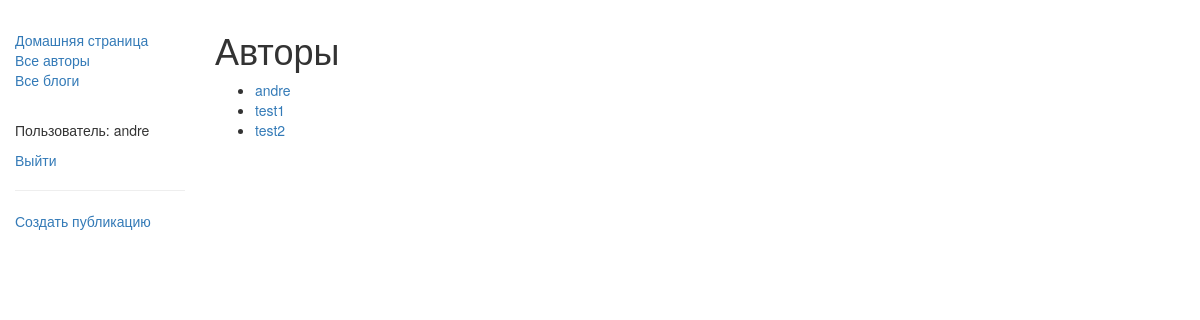
Screenshot of /blog/bloggers/ (signed in) with the database file from the repository.
### blog/models.py (models this page shows, shortened)
class Author(models.Model):
    user = models.OneToOneField(User, on_delete=models.SET_NULL, null=True)
    summary = models.TextField(max_length=500, help_text='Введите описание автора:')
    class Meta:
        ordering = ['user', 'summary']
    def get_absolute_url(self):
        return reverse('author-detail', args=[str(self.user.id)])

### blog/views.py (the view)
# urls.py: path('bloggers/', views.AuthorListView.as_view(), name='bloggers'),
class AuthorListView(generic.ListView):
    model = Author

### blog/templates/blog/author_list.html
{% extends "base_generic.html" %}
{% block content %}
    <h1>Авторы</h1>
    {% if author_list %}
    <ul>
      {% for author in author_list %}
      <li>
        <a href="{{ author.get_absolute_url }}">{{ author.user.username }}</a>
      </li>
      {% endfor %}
    </ul>
    {% else %}
      <p> Авторов нет.</p>
    {% endif %}
{% endblock %}

### blog/templates/base_generic.html (shortened to what this page needs)
<!DOCTYPE html>
<html lang="en">
<head>
  <link rel="stylesheet" href="https://maxcdn.bootstrapcdn.com/bootstrap/3.3.7/css/bootstrap.min.css">
  {% load static %}
  <link rel="stylesheet" href="{% static 'css/styles.css' %}">
</head>
<body>
  <div class="container-fluid">
    <div class="row">
      <div class="col-sm-2">
      {% block sidebar %}
      <ul class="sidebar-nav">
          <li><a href="{% url 'index' %}">Домашняя страница</a></li>
          <li><a href="{% url 'bloggers' %}">Все авторы</a></li>
          <li><a href="{% url 'blogs' %}">Все блоги</a></li>
          <p>&nbsp;</p>
          {% if user.is_authenticated %}
            <p>Пользователь: {{ user.get_username }}</p>
            <p><a href="{% url 'logout' %}?next={{request.path}}">Выйти</a></p>
            <hr>
            <p><a href="{% url 'post-create' %}">Создать публикацию</a></p>
          {% else %}
            <p><a href="{% url 'login' %}?next={{request.path}}">Войти</a></p>
          {% endif %}
      </ul>
     {% endblock %}
      </div>
      <div class="col-sm-10 ">
      {% block content %}{% endblock %}
      </div>
    </div>
  </div>
</body>
</html>

### blog/static/styles.css (style rules this page uses)
.sidebar-nav { margin-top: 20px; padding: 0; list-style: none; }

### rows the page displays
Author: user.username "andre"
Author: user.username "test1"
Author: user.username "test2"

### other values shown
{{ user.get_username }} "andre"
